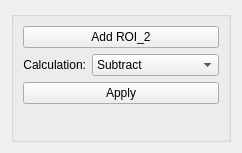
         <widget class="QWidget" name="page_4">
          <property name="geometry">
           <rect>
            <x>0</x>
            <y>0</y>
            <width>242</width>
            <height>153</height>
           </rect>
          </property>
          <attribute name="label">
           <string>Image Calculations</string>
          </attribute>
          <layout class="QGridLayout" name="gridLayout_32">
           <item row="0" column="0">
            <widget class="QGroupBox" name="groupBox_3">
             <property name="title">
              <string/>
             </property>
             <layout class="QFormLayout" name="formLayout">
              <item row="0" column="0" colspan="2">
               <widget class="QPushButton" name="pb_add_roi_2">
                <property name="styleSheet">
                 <string notr="true"/>
                </property>
                <property name="text">
                 <string>Add ROI_2</string>
                </property>
               </widget>
              </item>
              <item row="1" column="0">
               <widget class="QLabel" name="label_14">
                <property name="text">
                 <string>Calculation:</string>
                </property>
                <property name="alignment">
                 <set>Qt::AlignRight|Qt::AlignTrailing|Qt::AlignVCenter</set>
                </property>
               </widget>
              </item>
              <item row="1" column="1">
               <widget class="QComboBox" name="cb_img_roi_action">
                <property name="sizePolicy">
                 <sizepolicy hsizetype="Preferred" vsizetype="Fixed">
                  <horstretch>0</horstretch>
                  <verstretch>0</verstretch>
                 </sizepolicy>
                </property>
                <item>
                 <property name="text">
                  <string>Subtract</string>
                 </property>
                </item>
                <item>
                 <property name="text">
                  <string>Divide</string>
                 </property>
                </item>
                <item>
                 <property name="text">
                  <string>Add</string>
                 </property>
                </item>
                <item>
                 <property name="text">
                  <string>Compare</string>
                 </property>
                </item>
               </widget>
              </item>
              <item row="2" column="0" colspan="2">
               <widget class="QPushButton" name="pb_apply_img_calc">
                <property name="text">
                 <string>Apply</string>
                </property>
               </widget>
              </item>
             </layout>
            </widget>
           </item>
          </layout>
         </widget>
